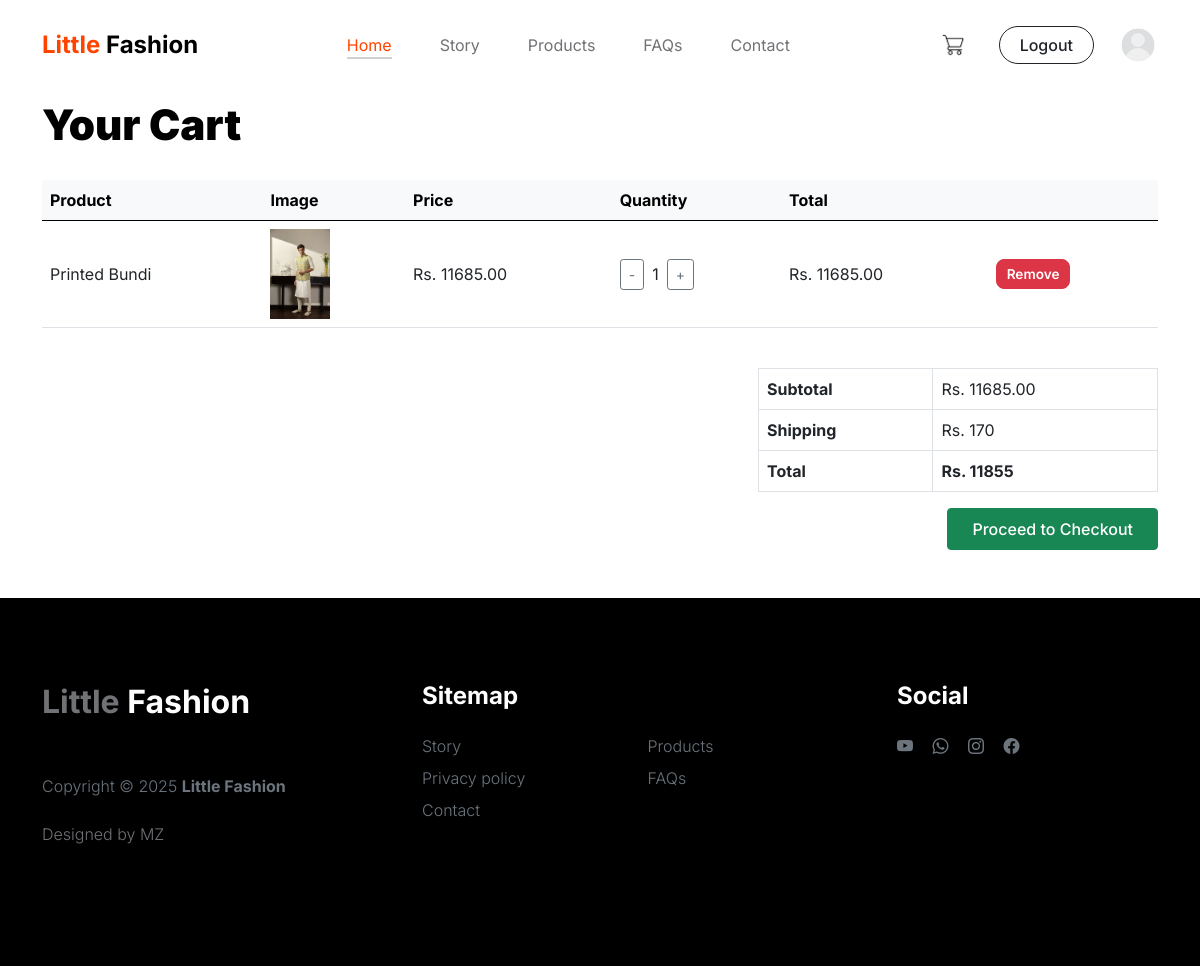
The page /view-cart/ (signed in) on the database its author committed.
### app/models.py (models this page shows, shortened)
class Cart(models.Model):
    user = models.ForeignKey(User, on_delete=models.CASCADE)
    product = models.ForeignKey(Product, on_delete=models.CASCADE)
    quantity = models.PositiveIntegerField(default=1)
    @property
    def total_price(self):
     return self.quantity * self.product.current_price

class Product(models.Model):
    category = models.ForeignKey(Category, on_delete=models.CASCADE)
    name = models.CharField(max_length=200)
    price = models.DecimalField(max_digits=10, decimal_places=2, default=0)
    image = models.ImageField(upload_to='products/')
    description = models.TextField()
    is_sale = models.BooleanField(default=False)
    sale_price = models.DecimalField(max_digits=10, decimal_places=2, default=0)
    @property
    def current_price(self):
     return self.sale_price if self.is_sale else self.price

### app/views.py (the view)
# urls.py: path('view-cart/', views.view_cart, name='view_cart'),
@login_required
def view_cart(request):
    cart_items = Cart.objects.filter(user=request.user)
    subtotal = sum(item.total_price for item in cart_items)
    return render(request, 'cart.html', {'cart_items': cart_items,'subtotal': subtotal,})

### app/templates/cart.html (shortened to what this page needs)
{% extends 'base.html' %}
{% load static %}
{% block content %}
<div class="container my-5">
    <h2 class="mb-4">Your Cart</h2>
    {% if cart_items %}
        <div class="table-responsive">
            <table class="table align-middle">
                <thead class="table-light">
                    <tr>
                        <th>Product</th>
                        <th>Image</th>
                        <th>Price</th>
                        <th>Quantity</th>
                        <th>Total</th>
                        <th></th>
                    </tr>
                </thead>
                <tbody>
                    {% for item in cart_items %}
                        <tr>
                            <td>{{ item.product.name }}</td>
                            <td><img src="{{ item.product.image.url }}" alt="{{ item.product.name }}" width="60"></td>
                            <td>Rs. {{ item.product.current_price }}</td>
                            <td>
                                <div class="d-flex align-items-center">
                                    <form method="post" action="{% url 'decrease_quantity' item.id %}">
                                        <button type="submit" class="btn btn-sm btn-outline-secondary">-</button>
                                    </form>
                                    <span class="mx-2">{{ item.quantity }}</span>
                                    <form method="post" action="{% url 'increase_quantity' item.id %}">
                                        <button type="submit" class="btn btn-sm btn-outline-secondary">+</button>
                                    </form>
                                </div>
                            </td>
                            <td>Rs. {{ item.total_price }}</td>
                            <td>
                                <form method="post" action="{% url 'delete_cart_item' item.id %}">
                                    <button type="submit" class="btn btn-sm btn-danger" style="padding: 4px 10px; font-size: 0.85rem;">
                                        Remove
                                    </button>
                                </form>
                            </td>
                        </tr>
                    {% endfor %}
                </tbody>
            </table>
        </div>
        <table class="table table-bordered mt-4" style="max-width: 400px; margin-left: auto;">
            <tbody>
                <tr>
                    <th>Subtotal</th>
                    <td>Rs. {{ subtotal }}</td>
                </tr>
                <tr>
                    <th>Shipping</th>
                    <td>Rs. 170</td>
                </tr>
                <tr>
                    <th>Total</th>
                    <td><strong>Rs. {{ subtotal|add:170 }}</strong></td>
                </tr>
            </tbody>
        </table>
        <div class="text-end mt-3" style="max-width: 400px; margin-left: auto;">
    <a href="{% url 'checkout' %}" class="btn btn-success px-4 py-2" style="font-weight: 500;">
        Proceed to Checkout
    </a>
</div>
    {% else %}
        <p>Your cart is empty.</p>
    {% endif %}
</div>
{% endblock %}

### app/static/css/style.css (style rules this page uses)
.btn-danger { font-size: 16px; font-weight: 600; padding: 12px 0; border-radius: 8px; transition: background-color 0.3s ease; }

### app/static/css/tooplate-little-fashion.css (style rules this page uses)
:root { --white-color: #FFFFFF; --primary-color: #FF4400; --section-bg-color: #f0f8ff; --dark-color: #000000; --grey-color: #d0d1d1; --p-color: #717275; --body-font-family: 'Inter', sans-serif; --h5-font-size: 24px; --p-font-size: 20px; --copyright-text-font-size: 16px; --product-link-font-size: 14px; --custom-link-font-size: 12px; --font-weight-thin: 100; --font-weight-light: 300; --font-weight-normal: 400; --font-weight-bold: 700; --font-weight-black: 900; }
body, html { height: 100%; }
html { scroll-behavior: smooth; }
body { background: var(--white-color); font-family: var(--body-font-family); position: relative; }
h2, h3, h4, h5, h6 { color: var(--dark-color); line-height: inherit; }
h1, h2, h3, h4, h5, h6 { font-weight: var(--font-weight-bold); }
h1, h2 { font-weight: var(--font-weight-black); }
h2 { font-size: 42px; }
a, button { touch-action: manipulation; transition: all 0.3s; }
a { color: var(--p-color); text-decoration: none; }
b, strong { font-weight: var(--font-weight-bold); }

### rows shown on the page
Cart: product.name "Printed Bundi", product.image (picture), product.current_price "11685.00", quantity "1", total_price "11685.00"

### other values the page prints
{{ subtotal }} "11685.00"
{{ subtotal|add:170 }} "11855"
